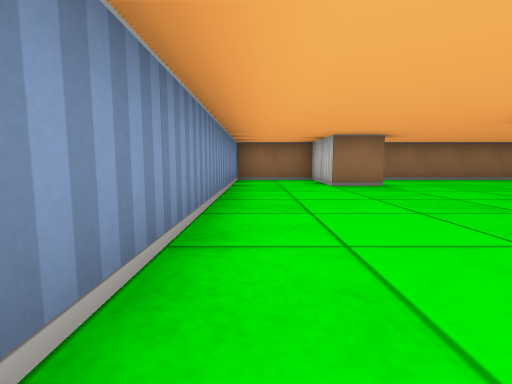
[1] (above)

23 first-person views from a walk through a cub3D level. The camera is about half as high as the walls, tilts 6° down and sees 85° across. The floor is counted in squares. Each view is taken from the middle of a square. On the plan, view 1 faces up. The plan holds only what a view shows up to about 9 squares ahead; the rest is blank.

[2]
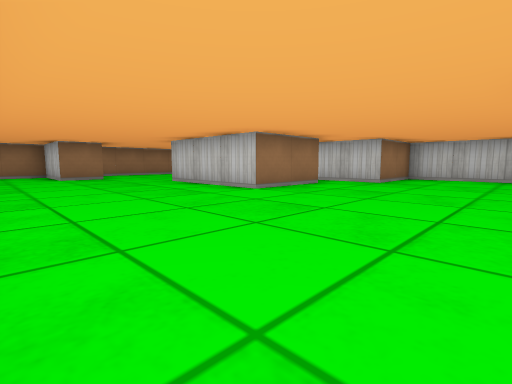

[3]
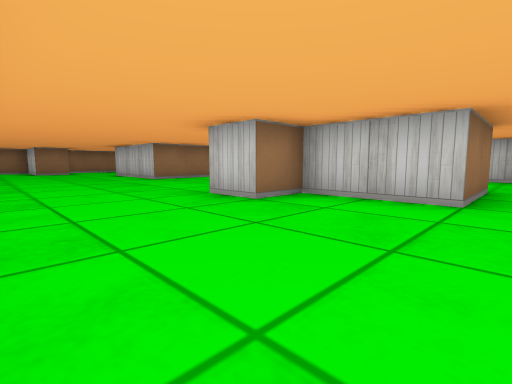

[4]
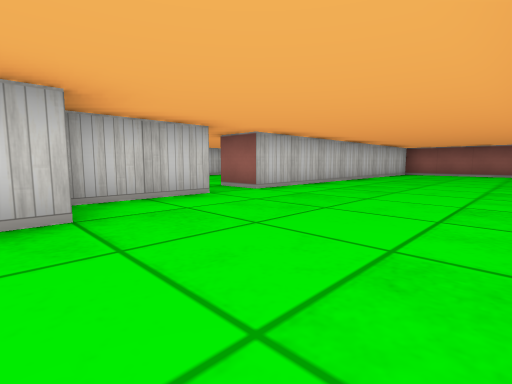

[5]
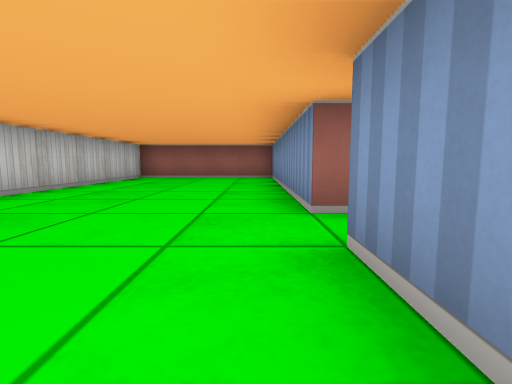

[6]
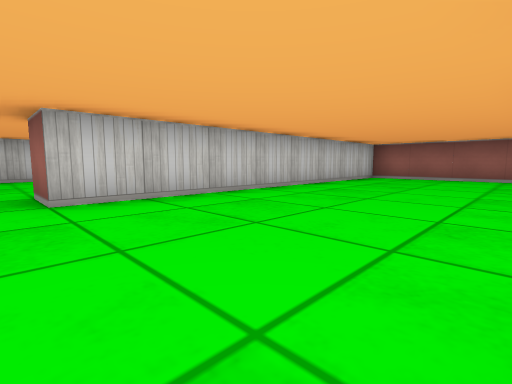

[7]
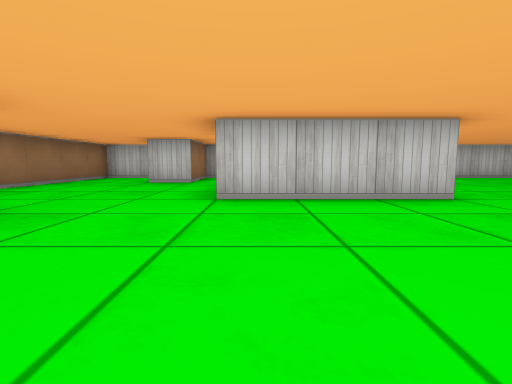

[8]
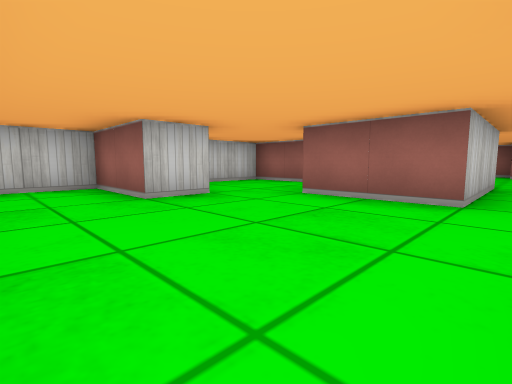

[9]
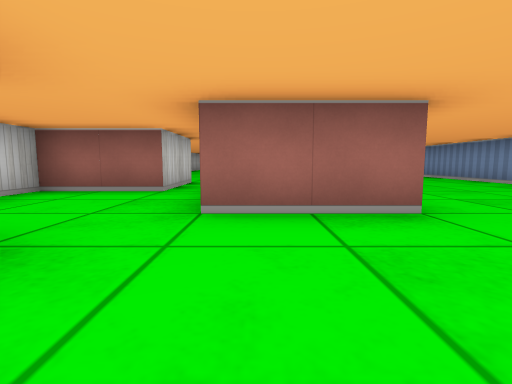

[10]
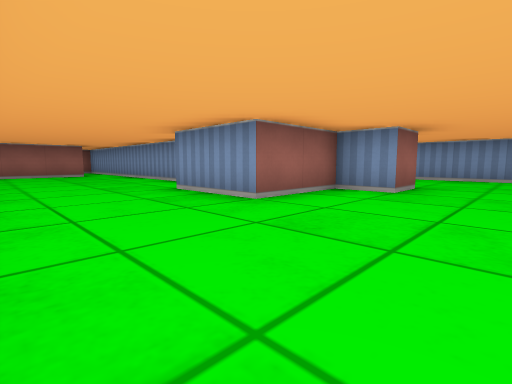

[11]
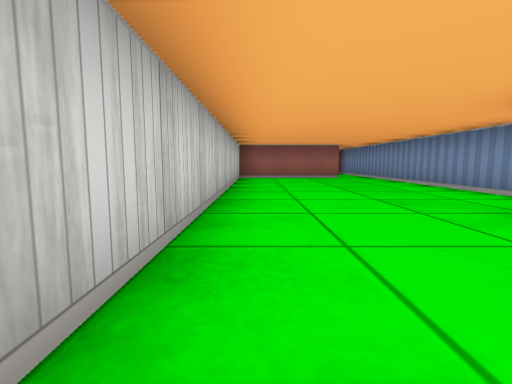

[12]
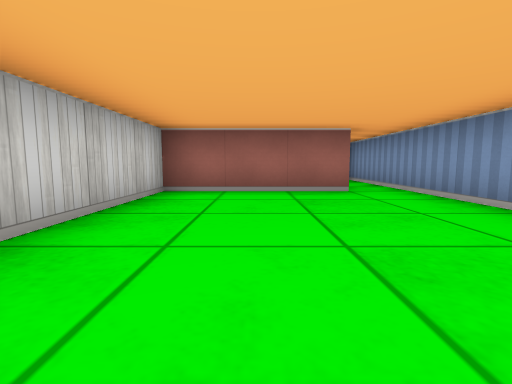

[13]
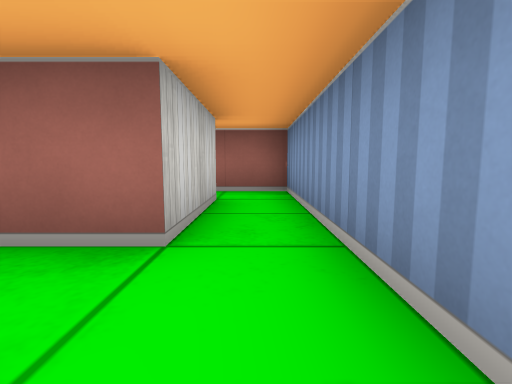

[14]
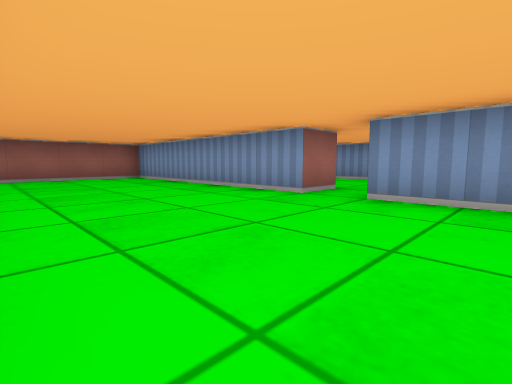

[15]
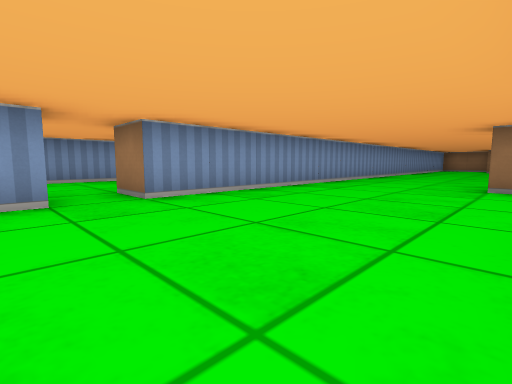

[16]
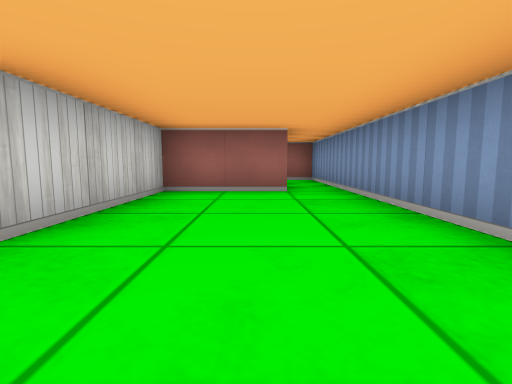

[17]
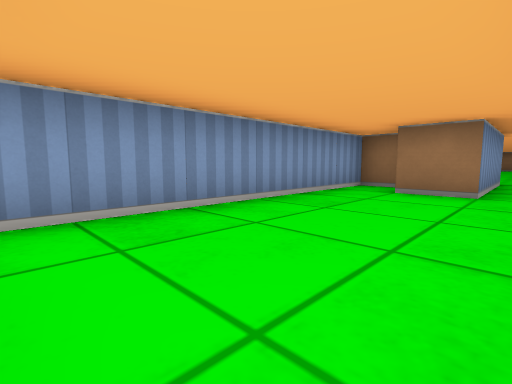

[18]
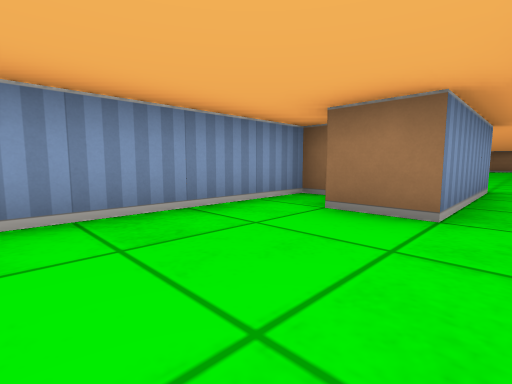

[19]
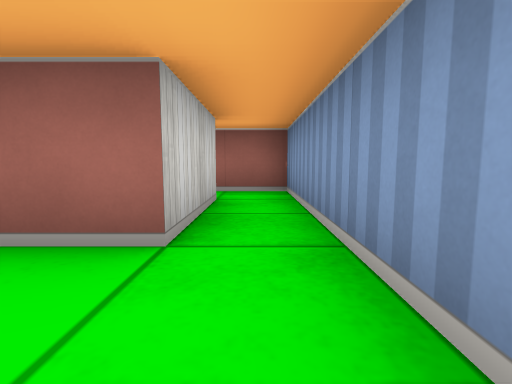

[20]
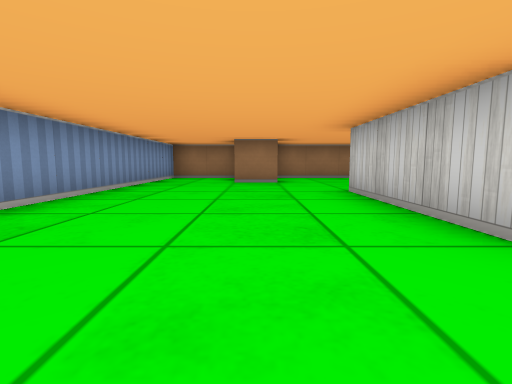

[21]
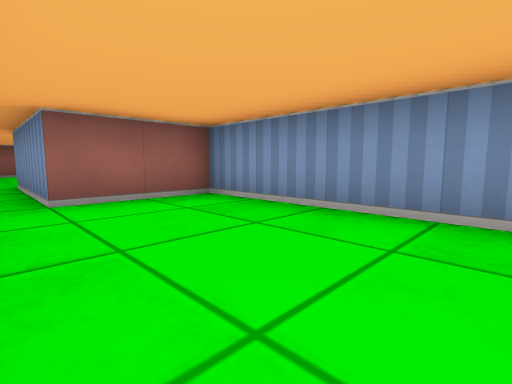

[22]
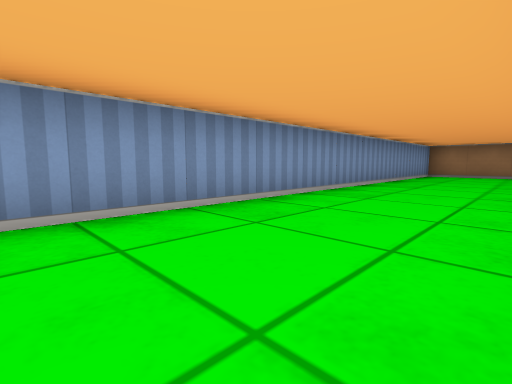

[23]
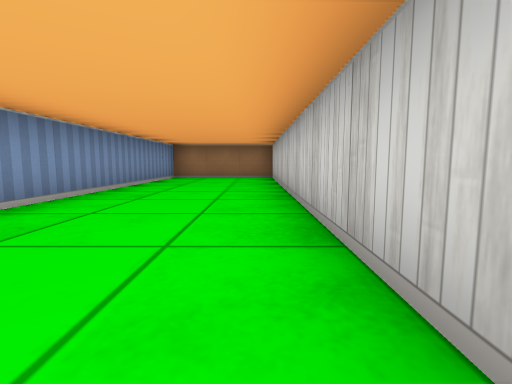

### Floor plan
Ten units are one square. View 1 is at (0, 0); x grows to the right and y downward. Boxes are objects, and circles mark ways between rooms. Rooms are numbered by the first view taken in them; rooms with no view inside come last. Other rooms are left out.
<svg viewBox="-50 -80 140 240">
<path fill="none" stroke="#000" d="M25 45 25 35 35 35 35 45 25 45M35 45 55 45 55 65 35 65 35 45M-5 95 -5 155 35 155 35 75 45 75 45 145M56 -5 35 -5 35 -35 45 -35M55 145 55 125 85 125 85 5 65 5 65 -15M26 -55 15 -55 15 -75 -5 -75 -5 85M45 -35 55 -35M65 -15 85 -15 85 -45 65 -45 65 -55 85 -55 85 -75 26 -75M-5 85 -15 85M-38 65 -45 65 -45 145M-35 145 -35 125 -15 125 -15 95 -5 95M-25 45 -25 75 -35 75M-15 5 -15 -75 -45 -75 -45 45 -25 45"/>
<circle cx="30" cy="-43" r="3" fill="#2a7"/>
<circle cx="60" cy="-10" r="3" fill="#2a7"/>
<circle cx="-10" cy="90" r="3" fill="#2a7"/>
<circle cx="-20" cy="50" r="3" fill="#2a7"/>
<text x="30" y="50">1</text>
<text x="60" y="-50">2</text>
<text x="-30" y="100">3</text>
<text x="-30" y="-20">4</text>
</svg>
Room 1 opens to room 2. Room 1 opens to room 3. Room 3 opens to room 4.

Where each view was taken, in squares from view 1:
view 1: 0 up, 0 right, facing up
view 2: 3 down, 0 right, facing up-right
view 3: 7 down, 0 right, facing up-right
view 4: 4 down, 0 right, facing down-right
view 5: 7 down, 0 right, facing down
view 6: 7 down, 0 right, facing down-right
view 7: 3 up, 0 right, facing right
view 8: 7 up, 3 right, facing down-right
view 9: 6 up, 5 right, facing down
view 10: 2 down, 8 right, facing down-left
view 11: 4 down, 8 right, facing down
view 12: 8 down, 7 right, facing down
view 13: 11 down, 5 right, facing down
view 14: 7 down, 3 right, facing down-left
view 15: 10 down, 3 right, facing up-left
view 16: 8 down, 3 left, facing down
view 17: 12 down, 2 left, facing up-left
view 18: 10 down, 2 left, facing up-left
view 19: 11 down, 4 left, facing down
view 20: 1 down, 2 right, facing up
view 21: 1 down, 2 left, facing down-left
view 22: 3 down, 2 left, facing up-left
view 23: 1 down, 2 left, facing up
